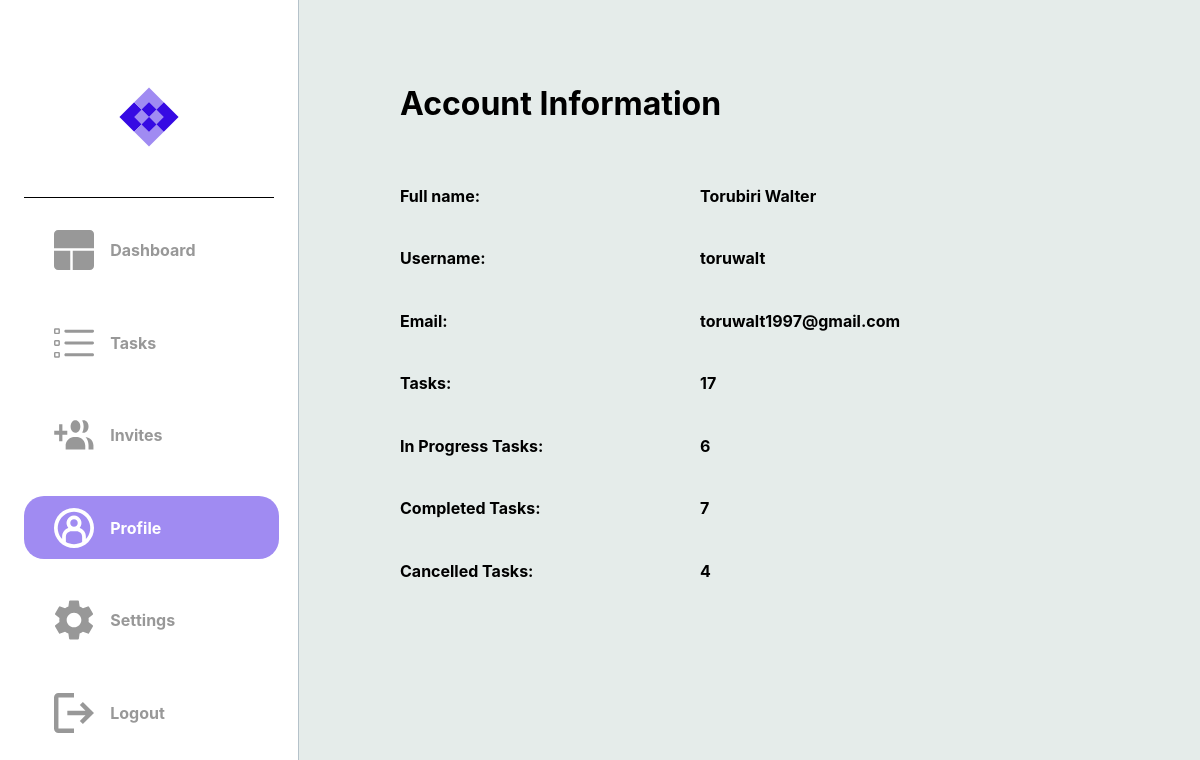
The app's page /profile (signed in) with its own data.
### dotask/models.py (models this page shows)
class User(db.Model, UserMixin):
    __tablename__ = "user"
    id = db.Column(db.Integer, primary_key=True)
    email = db.Column(db.String(50), nullable=False, unique=True)
    password = db.Column(db.String(30), nullable=False)
    username = db.Column(db.String(30), nullable=False, unique=True)
    first_name = db.Column(db.String(30), nullable=False)
    last_name = db.Column(db.String(30), nullable=False)
    tasks = relationship('Task', back_populates='user')

### dotask/routes.py (the view)
@app.route("/profile")
@login_required
def hello_profile():
    task_all = 0
    task_in = 0
    task_com = 0
    task_can = 0
    tasks = Task.query.filter_by(user_id=current_user.id).all()
    if tasks:
        for task in tasks:
            task_all += 1
            if task.status.name == 'Cancelled':
                task_can += 1
            elif task.status.name == 'Completed':
                task_com += 1
            else:
                task_in += 1
        return render_template('profile.html', current_user=current_user, task=task, task_all=task_all, task_in=task_in, task_com=task_com, task_can=task_can)
    else:
        return render_template('profile.html', current_user=current_user)

### dotask/routes.py (called while the page is built)
@app.after_request
def after_request(response):
    response.headers["Cache-Control"] = "no-cache, no-store, must-revalidate"
    return response

@login_manager.user_loader
def load_user(user_id):
    return User.query.get(user_id)

### dotask/templates/profile.html (shortened to what this page needs)
{% extends "layout.html" %}
{% block head %}
    <link rel="stylesheet" {% block css_tab_colour %} href="../static/page_css_folder/profile.css" {% endblock %}/>
{% endblock %}
{% block profile_image_colour %}
            <a class="a3" href="{{ url_for('hello_profile') }}">
            <div id="logos">
                <img class="imgs" src="../static/profile_active.svg">
                <h4 class="sidebar-text">Profile</h4>
            </div>
            </a>
{% endblock profile_image_colour %}
{% block tasks %}
    {% if current_user %}
    <h1>Account Information</h1>
    <br>
    <div class="shifts">
        <div><h4>
            Full name:
        </h4></div>
        <div><h4>
            {{ current_user.last_name }} {{ current_user.first_name }}
        </h4></div>
    </div>
    <div class="shifts">
        <div><h4>
            Username:
        </h4></div>
        <div><h4>
            {{ current_user.username }}
        </h4></div>
    </div>
    <div class="shifts">
        <div><h4>
            Email:
        </h4></div>
        <div><h4>
            {{ current_user.email }}
        </h4></div>
    </div>
    {% endif %}
    {% if task_all %}
    <div class="shifts click">
        <div><h4>
            Tasks:
        </h4></div>
        <a href="{{ url_for('hello_tasks') }}">
            <div>
                <h4>{{ task_all }} </h4>
            </div>
        </a>
    </div>
    {% endif %}
    {% if task_in %}
    <div class="shifts click">
        <div><h4>
            In Progress Tasks:
        </h4></div>
        <a href="{{ url_for('hello_in_process_tasks') }}">
            <div>
                <h4>{{ task_in }} </h4>
            </div>
        </a>
    </div>
    {% endif %}
    {% if task_com %}
    <div class="shifts click">
        <div><h4>
            Completed Tasks:
        </h4></div>
        <a href="{{ url_for('hello_completed_tasks') }}">
            <div>
                <h4>{{ task_com }}</h4>
            </div>
        </a>
    </div>
    {% endif %}
    {% if task_can %}
    <div class="shifts click">
        <div><h4>
            Cancelled Tasks:
        </h4></div>
        <a href="{{ url_for('hello_cancelled_tasks') }}">
        <div>
            <h4>{{ task_can }}</h4>
        </div>
    </div>
    {% endif %}
{% endblock tasks %}

### dotask/static/layout.css (style rules this page uses)
@media (min-width: 768px) { body { margin: auto; padding: auto; background-color: #E5ECEA; display: flex; font-family: inter; } }
@media (min-width: 768px) { a { text-decoration: none; color: black; } }
@media (min-width: 768px) { .sidebar > div > a { width: 90%; text-decoration: none; } }
@media (min-width: 768px) { .sidebar > div > a > div { width: 100%; height: 10%; padding-left: 30px; margin: 5% auto; border-radius: 20px; } }
@media (min-width: 768px) { #logos { width: 100%; display: grid; grid-template-columns: 1fr 3fr; align-items: center; } }
@media (min-width: 768px) { .sidebar-text { color: #989898; font-size: 1rem; } }
@media (min-width: 768px) { .imgs { height: 40px; width: 40px; } }

### dotask/static/page_css_folder/profile.css (style rules this page uses)
.a3 > div { background-color: #A08BF2; width: 100%; height: 10%; padding-left: 30px; margin: 5% auto; border-radius: 20px; color: white; }
h1 { margin-top: 10%; }
.a3 > div > h4 { color: white; }
.a3 > div > img { fill: #FFFFFF; }
.shifts { width: 100%; display: flex; }
.shifts > div:nth-child(1) { width: 50%; }
.click { cursor: pointer; }

### records on screen
User: last_name "Torubiri", first_name "Walter", username "toruwalt", email "toruwalt1997@gmail.com"

### other values on screen
{{ task_all }} "17"
{{ task_in }} "6"
{{ task_com }} "7"
{{ task_can }} "4"
